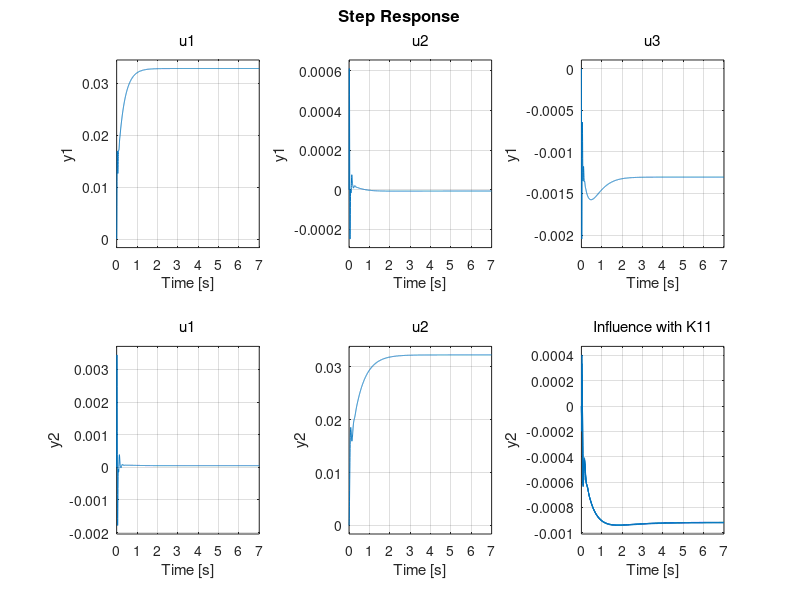
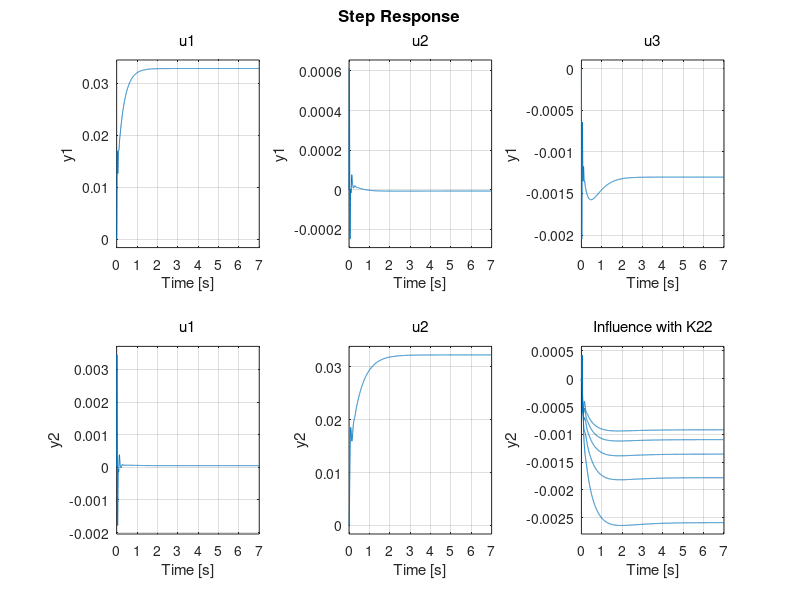

Recreate these plots in MATLAB, in order.
clc;clear;close all;
s=tf('s');
G11=2/(0.015*(s^2)+0.8*s+1);
G12=0.02/(0.3*s+1);
G13=-0.08/(0.4*s+1);
G21=0.04/(0.1*s+1)
G22=1/(0.04*(s^2)+1.2*(s)+1);
G23=-0.03/(s+1);
Gnom=[G11 G12 G13; G21 G22 G23]

K11=(20*(0.3*s+1)/(0.1*s+1));
K12=0;
K21=0;
K22=(30*(0.5*s+1)/(0.2*s+1));
K31=(s+1)/(0.2*s+1);
K32=(-0.4)/(0.5*s+1);
K=[K11 K12; K21 K22; K31 K32];
%professor comment :the magnification is necessary to change in order to see the variations
figure() 
for k11=10:5:30
    K11=(k11*(0.3*s+1)/(0.1*s+1));
    K=[K11 K12; K21 K22; K31 K32];

    Gc1=feedback(Gnom,K);
    step(Gc1)
    hold on
    title('Influence with K11')
end
figure()
for k22=10:5:30
    K22=(k22*(0.5*s+1)/(0.2*s+1));
     K=[K11 K12; K21 K22; K31 K32];
    Gc2=feedback(Gnom,K);
    step(Gc2)
    hold on 
    title('Influence with K22')
end
